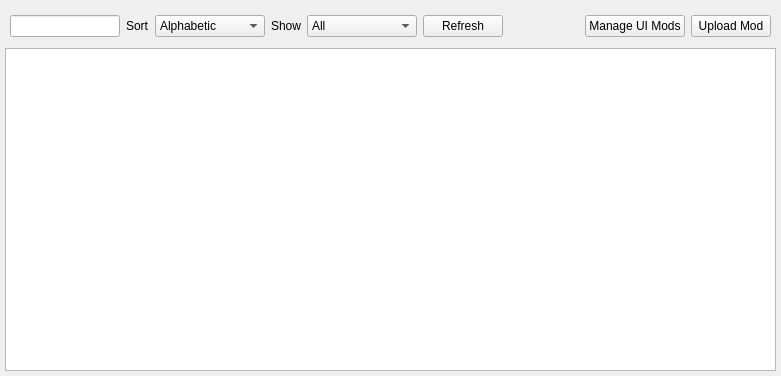
<?xml version="1.0" encoding="UTF-8"?>
<ui version="4.0">
 <class>Form</class>
 <widget class="QWidget" name="Form">
  <property name="geometry">
   <rect>
    <x>0</x>
    <y>0</y>
    <width>781</width>
    <height>376</height>
   </rect>
  </property>
  <property name="sizePolicy">
   <sizepolicy hsizetype="Expanding" vsizetype="Expanding">
    <horstretch>0</horstretch>
    <verstretch>0</verstretch>
   </sizepolicy>
  </property>
  <property name="windowTitle">
   <string>Form</string>
  </property>
  <layout class="QHBoxLayout" name="horizontalLayout">
   <property name="margin">
    <number>0</number>
   </property>
   <item>
    <layout class="QVBoxLayout" name="verticalLayout">
     <property name="margin">
      <number>5</number>
     </property>
     <item>
      <layout class="QHBoxLayout" name="horizontalLayout_2">
       <property name="leftMargin">
        <number>5</number>
       </property>
       <property name="topMargin">
        <number>10</number>
       </property>
       <property name="rightMargin">
        <number>5</number>
       </property>
       <property name="bottomMargin">
        <number>5</number>
       </property>
       <item>
        <widget class="QLineEdit" name="searchInput">
         <property name="minimumSize">
          <size>
           <width>110</width>
           <height>0</height>
          </size>
         </property>
         <property name="maximumSize">
          <size>
           <width>250</width>
           <height>16777215</height>
          </size>
         </property>
        </widget>
       </item>
       <item>
        <widget class="QLabel" name="LabelSort">
         <property name="maximumSize">
          <size>
           <width>50</width>
           <height>16777215</height>
          </size>
         </property>
         <property name="text">
          <string>Sort</string>
         </property>
        </widget>
       </item>
       <item>
        <widget class="QComboBox" name="SortType">
         <property name="minimumSize">
          <size>
           <width>110</width>
           <height>0</height>
          </size>
         </property>
         <property name="maximumSize">
          <size>
           <width>16777215</width>
           <height>16777215</height>
          </size>
         </property>
         <item>
          <property name="text">
           <string>Alphabetic</string>
          </property>
         </item>
         <item>
          <property name="text">
           <string>Upload Date</string>
          </property>
         </item>
         <item>
          <property name="text">
           <string>Rating</string>
          </property>
         </item>
         <item>
          <property name="text">
           <string>Downloads</string>
          </property>
         </item>
        </widget>
       </item>
       <item>
        <widget class="QLabel" name="labelShow">
         <property name="text">
          <string>Show</string>
         </property>
        </widget>
       </item>
       <item>
        <widget class="QComboBox" name="ShowType">
         <property name="minimumSize">
          <size>
           <width>110</width>
           <height>0</height>
          </size>
         </property>
         <property name="maximumSize">
          <size>
           <width>16777215</width>
           <height>16777215</height>
          </size>
         </property>
         <item>
          <property name="text">
           <string>All</string>
          </property>
         </item>
         <item>
          <property name="text">
           <string>UI Only</string>
          </property>
         </item>
         <item>
          <property name="text">
           <string>Sim only</string>
          </property>
         </item>
         <item>
          <property name="text">
           <string>Big Mods</string>
          </property>
         </item>
         <item>
          <property name="text">
           <string>Small Mods</string>
          </property>
         </item>
         <item>
          <property name="text">
           <string>Uploaded by You</string>
          </property>
         </item>
         <item>
          <property name="text">
           <string>Installed</string>
          </property>
         </item>
        </widget>
       </item>
       <item>
        <widget class="QPushButton" name="refreshButton">
         <property name="text">
          <string>Refresh</string>
         </property>
        </widget>
       </item>
       <item>
        <spacer name="horizontalSpacer">
         <property name="orientation">
          <enum>Qt::Horizontal</enum>
         </property>
         <property name="sizeHint" stdset="0">
          <size>
           <width>150</width>
           <height>20</height>
          </size>
         </property>
        </spacer>
       </item>
       <item>
        <widget class="QPushButton" name="UIButton">
         <property name="text">
          <string>Manage UI Mods</string>
         </property>
        </widget>
       </item>
       <item>
        <widget class="QPushButton" name="uploadButton">
         <property name="text">
          <string>Upload Mod</string>
         </property>
        </widget>
       </item>
      </layout>
     </item>
     <item>
      <widget class="QListWidget" name="modList">
       <property name="focusPolicy">
        <enum>Qt::NoFocus</enum>
       </property>
       <property name="selectionMode">
        <enum>QAbstractItemView::NoSelection</enum>
       </property>
       <property name="iconSize">
        <size>
         <width>100</width>
         <height>100</height>
        </size>
       </property>
       <property name="textElideMode">
        <enum>Qt::ElideMiddle</enum>
       </property>
       <property name="verticalScrollMode">
        <enum>QAbstractItemView::ScrollPerPixel</enum>
       </property>
       <property name="horizontalScrollMode">
        <enum>QAbstractItemView::ScrollPerPixel</enum>
       </property>
       <property name="flow">
        <enum>QListView::TopToBottom</enum>
       </property>
       <property name="isWrapping" stdset="0">
        <bool>false</bool>
       </property>
       <property name="resizeMode">
        <enum>QListView::Adjust</enum>
       </property>
       <property name="viewMode">
        <enum>QListView::ListMode</enum>
       </property>
       <property name="uniformItemSizes">
        <bool>true</bool>
       </property>
       <property name="sortingEnabled">
        <bool>true</bool>
       </property>
      </widget>
     </item>
    </layout>
   </item>
  </layout>
 </widget>
 <resources/>
 <connections/>
</ui>
